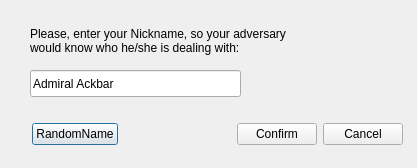
<?xml version="1.0" encoding="UTF-8"?>
<ui version="4.0">
 <class>askname</class>
 <widget class="QDialog" name="askname">
  <property name="geometry">
   <rect>
    <x>0</x>
    <y>0</y>
    <width>417</width>
    <height>168</height>
   </rect>
  </property>
  <property name="windowTitle">
   <string>Please, enter your nickname</string>
  </property>
  <widget class="QLabel" name="Description">
   <property name="geometry">
    <rect>
     <x>30</x>
     <y>20</y>
     <width>351</width>
     <height>41</height>
    </rect>
   </property>
   <property name="text">
    <string>Please, enter your Nickname, so your adversary
would know who he/she is dealing with:</string>
   </property>
  </widget>
  <widget class="QLineEdit" name="NickNameEdit">
   <property name="geometry">
    <rect>
     <x>30</x>
     <y>70</y>
     <width>211</width>
     <height>27</height>
    </rect>
   </property>
   <property name="text">
    <string>Admiral Ackbar</string>
   </property>
  </widget>
  <widget class="QWidget" name="layoutWidget">
   <property name="geometry">
    <rect>
     <x>32</x>
     <y>120</y>
     <width>371</width>
     <height>29</height>
    </rect>
   </property>
   <layout class="QHBoxLayout" name="horizontalLayout">
    <item>
     <widget class="QPushButton" name="RandButton">
      <property name="text">
       <string>RandomName</string>
      </property>
     </widget>
    </item>
    <item>
     <spacer name="horizontalSpacer">
      <property name="orientation">
       <enum>Qt::Horizontal</enum>
      </property>
      <property name="sizeHint" stdset="0">
       <size>
        <width>40</width>
        <height>20</height>
       </size>
      </property>
     </spacer>
    </item>
    <item>
     <widget class="QPushButton" name="ConfirmButton">
      <property name="text">
       <string>Confirm</string>
      </property>
     </widget>
    </item>
    <item>
     <widget class="QPushButton" name="CancelButton">
      <property name="text">
       <string>Cancel</string>
      </property>
     </widget>
    </item>
   </layout>
  </widget>
 </widget>
 <resources/>
 <connections/>
</ui>
